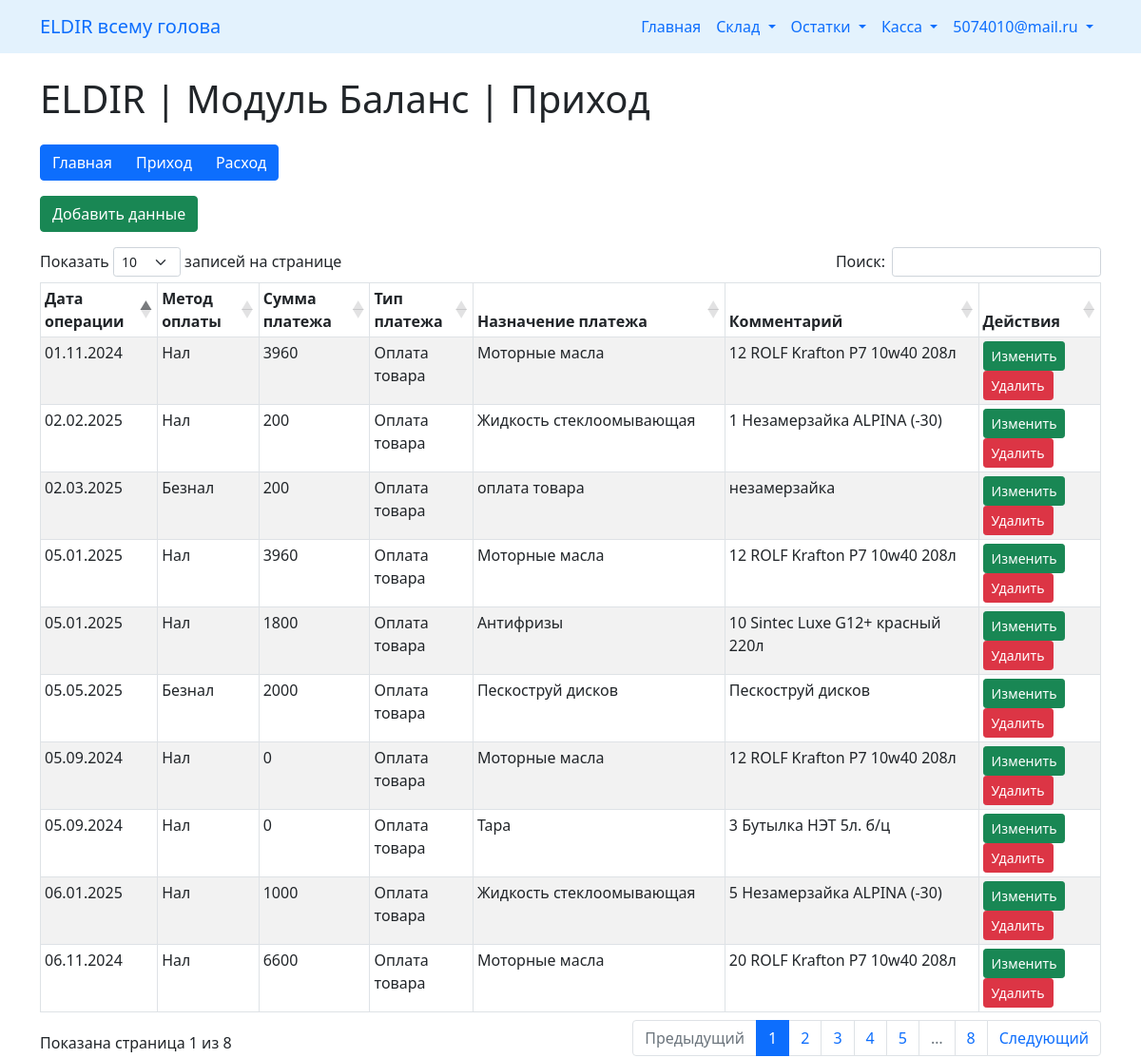
Page /balance/income/index_1.php (signed in) on the committed database.
### tables this page shows
CREATE TABLE `balance_income_expenses` (
  `id` int(11) NOT NULL,
  `sign_of_calculation` varchar(100) NOT NULL COMMENT 'признак расчёта',
  `payment_method` varchar(100) NOT NULL DEFAULT 'non-cash' COMMENT 'метод оплаты',
  `summa` int(11) NOT NULL COMMENT 'сумма платежа',
  `type_payment` varchar(200) NOT NULL,
  `purpose_payment` varchar(200) NOT NULL,
  `comment` varchar(200) NOT NULL,
  `confirm` int(11) NOT NULL DEFAULT '0',
  `date_operations` date NOT NULL COMMENT 'дата операции',
  `date_add` datetime NOT NULL DEFAULT CURRENT_TIMESTAMP COMMENT 'Дата заполнения',
  `history` int(11) NOT NULL COMMENT 'Прошлые записи',
  `is_deleted` int(11) NOT NULL DEFAULT '0' COMMENT 'Признак удаления'
);

### balance/income/index_1.php (the view, shortened to what this page needs)
<?
function get_text_type_payment($number){
    if( $number == 2) return 'Оплата товара';
}
?>
<!doctype html>
<html lang="en">
  <head>
    <link href="https://cdn.jsdelivr.net/npm/bootstrap@5.1.3/dist/css/bootstrap.min.css" rel="stylesheet">
    <link rel="stylesheet" href="//cdn.jsdelivr.net/npm/alertifyjs@1.13.1/build/css/alertify.min.css"/>
</head>
<body>
    <? require_once('../../nav.php'); ?>
    <div class="container mt-4">
        <div class="row">
            <div class="col-md-12">
                <h1>ELDIR | Модуль Баланс | Приход </h1>
            </div>
        </div>
        <? require_once('../nav_balance.php'); ?>
        <div class="row mt-3">
            <div class="col-md-12">
                <button type="button" class="btn btn-success" data-bs-toggle="modal" data-bs-target="#infoAddModal">
                    Добавить данные
                </button>
            </div>
        </div>
        <div class="row mt-3">
            <div class="col-md-12">
                <div class="table-responsive-sm">
                    <table id="myTable" class=" table table-bordered table-striped table-sm table-hover">
                        <thead>
                            <tr>
                                <th>Дата операции</th>
                                <th>Метод оплаты</th>
                                <th>Сумма платежа</th>
                                <th>Тип платежа</th>
                                <th>Назначение платежа</th>
                                <th>Комментарий</th>
                                <th>Действия</th>
                            </tr>
                        </thead>
                        <tbody>
                            <?php
                            require __DIR__ . '/../../dbcon.php';
                            $query = "SELECT * FROM balance_income_expenses WHERE sign_of_calculation = 'income'";
                            $query_run = mysqli_query($con, $query);
                            if(mysqli_num_rows($query_run) > 0)
                            {
                                foreach($query_run as $payment)
                                {
                                    ?>
                                    <tr>
                                        <td><?= date("d.m.Y",strtotime($payment['date_operations'])) ?></td>
                                        <td><?= $payment['payment_method'] == 'non-cash' ? 'Безнал' : ($payment['payment_method'] == 'cash' ? 'Нал': '') ?></td>
                                        <td><?= $payment['summa'] ?></td>
                                        <td><?= get_text_type_payment($payment['type_payment']) ?></td>
                                        <td><?= $payment['purpose_payment'] ?></td>
                                        <td><?= $payment['comment'] ?></td>
                                        <td>
                                            <button type="button" value="<?=$payment['id'];?>" class="editInfoBtn btn btn-success btn-sm">Изменить</button>
                                            <button type="button" value="<?=$payment['id'];?>" class="deleteInfoBtn btn btn-danger btn-sm">Удалить</button>
                                        </td>
                                    </tr>
                                    <?php
                                }
                            }
                            ?>
                        </tbody>
                    </table>
                </div>
            </div>
        </div>
    </div>
    <link rel="stylesheet" href="//cdn.datatables.net/1.13.4/css/dataTables.bootstrap5.min.css"/>
</body>
</html>

### rows in the picture
balance_income_expenses: date_operations "01.11.2024", payment_method "Нал", summa "3960", type_payment "Оплата товара", purpose_payment "Моторные масла", comment "12 ROLF Krafton P7 10w40 208л", $payment['id'] 7 (drawn)
balance_income_expenses: date_operations "06.11.2024", payment_method "Нал", summa "6600", type_payment "Оплата товара", purpose_payment "Моторные масла", comment "20 ROLF Krafton P7 10w40 208л", $payment['id'] 8 (drawn)
balance_income_expenses: date_operations "05.01.2025", payment_method "Нал", summa "3960", type_payment "Оплата товара", purpose_payment "Моторные масла", comment "12 ROLF Krafton P7 10w40 208л", $payment['id'] 11 (drawn)
balance_income_expenses: date_operations "05.01.2025", payment_method "Нал", summa "1800", type_payment "Оплата товара", purpose_payment "Антифризы", comment "10 Sintec Luxe G12+ красный 220л", $payment['id'] 19 (drawn)
balance_income_expenses: date_operations "06.01.2025", payment_method "Нал", summa "1000", type_payment "Оплата товара", purpose_payment "Жидкость стеклоомывающая", comment "5 Незамерзайка ALPINA (-30)", $payment['id'] 35 (drawn)
balance_income_expenses: date_operations "02.02.2025", payment_method "Нал", summa "200", type_payment "Оплата товара", purpose_payment "Жидкость стеклоомывающая", comment "1 Незамерзайка ALPINA (-30)", $payment['id'] 38 (drawn)
balance_income_expenses: date_operations "05.09.2024", payment_method "Нал", summa "0", type_payment "Оплата товара", purpose_payment "Моторные масла", comment "12 ROLF Krafton P7 10w40 208л", $payment['id'] 43 (drawn)
balance_income_expenses: date_operations "05.09.2024", payment_method "Нал", summa "0", type_payment "Оплата товара", purpose_payment "Тара", comment "3 Бутылка НЭТ 5л. б/ц", $payment['id'] 46 (drawn)
balance_income_expenses: date_operations "02.03.2025", payment_method "Безнал", summa "200", type_payment "Оплата товара", purpose_payment "оплата товара", comment "незамерзайка", $payment['id'] 89 (drawn)
balance_income_expenses: date_operations "05.05.2025", payment_method "Безнал", summa "2000", type_payment "Оплата товара", purpose_payment "Пескоструй дисков", comment "Пескоструй дисков", $payment['id'] 139 (drawn)

### other values in the picture
$_SESSION['loginemail'] "5074010@mail.ru"
